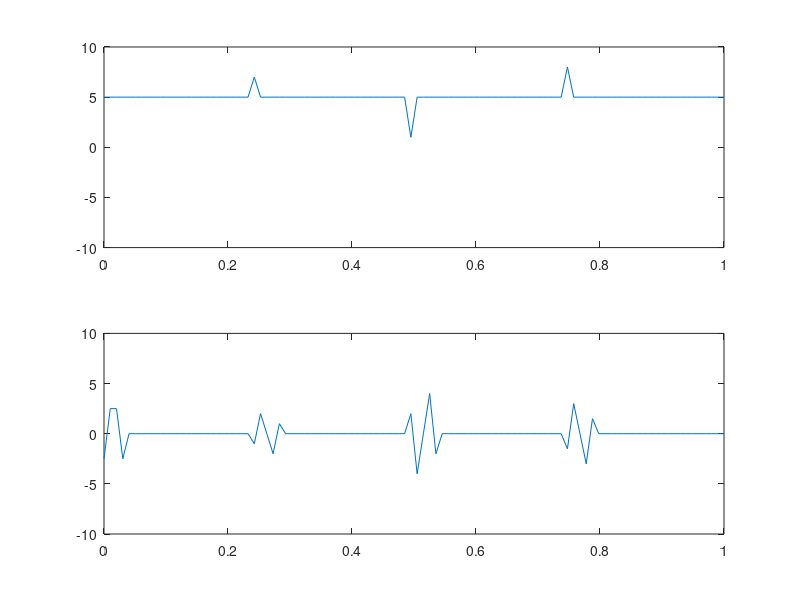

Recreate this plot in MATLAB.
%Digital differentiator
clc
clear all
close all
h=[-0.5,1,0,-1,0.5];    %Differentiator
t=linspace(0,1,100);
x=5.*ones(1,length(t)); %input signal
x(25)=7;
x(50)=1;
x(75)=8;
y=filter(h,1,x);
subplot(2,1,1),plot(t,x),axis([0 1 -10 10])
subplot(2,1,2),plot(t,y),axis([0 1 -10 10])
